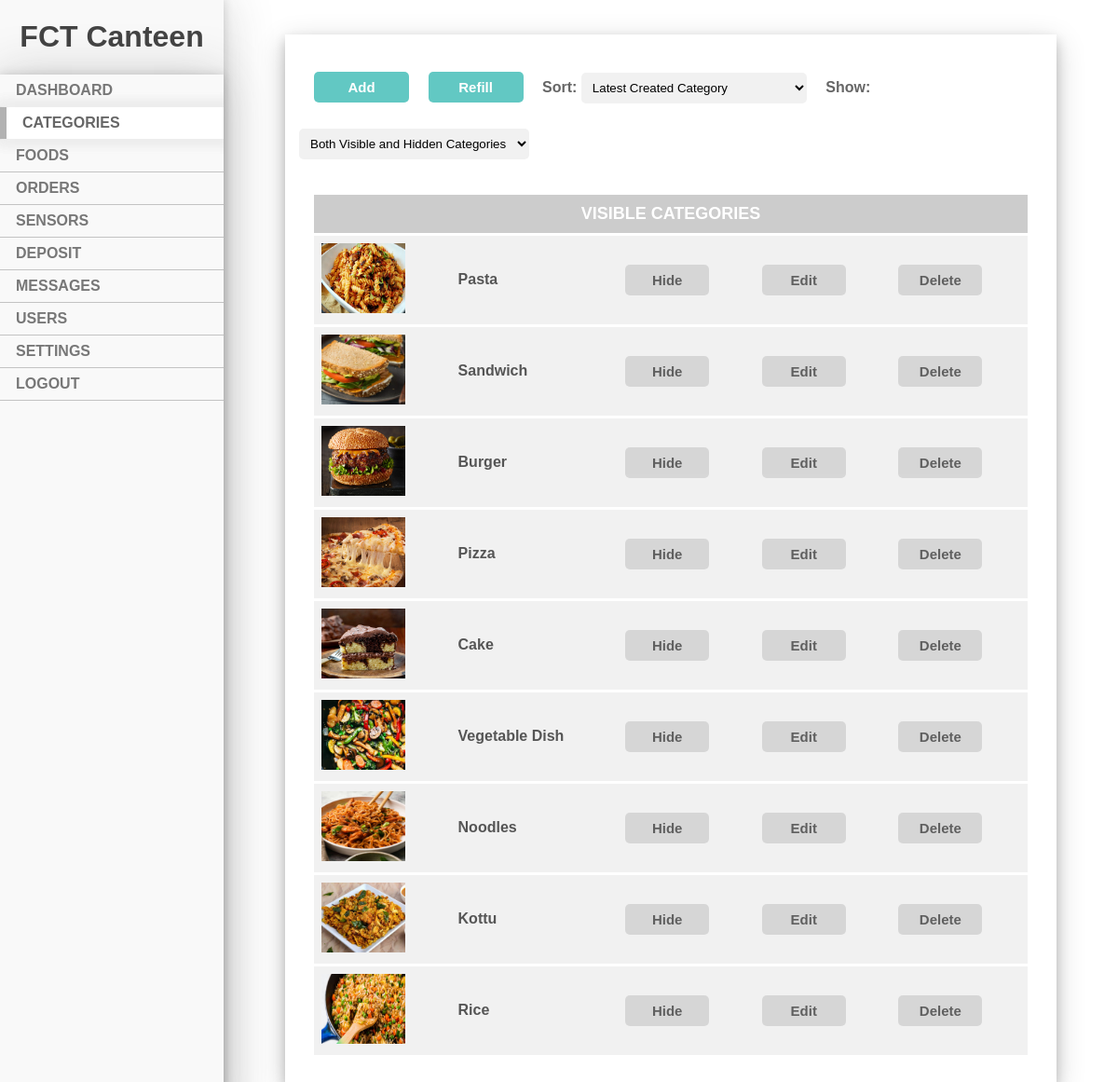
Screenshot of /admin/category/adCategory.php with the database file from the repository.
### tables this page shows
CREATE TABLE `category` (
  `cate_id` int(4) NOT NULL,
  `cate_name` varchar(60) NOT NULL,
  `cate_status` varchar(15) NOT NULL,
  `cate_pic` varchar(255) NOT NULL
);

### admin/category/adCategory.php (the view, shortened to what this page needs)
<?php
    require '../../config.php';
    $columnName = "cate_id";
    $order = "DESC";
    if (empty($_SESSION['commandCate'])) {
        $command = "latest";
    } else {
        $command = $_SESSION['commandCate'];
    }
    if (empty($_SESSION['commandShowCate'])) {
      $commandShow = "both";
    } else {
      $commandShow = $_SESSION['commandShowCate'];
    }
    if (($_SESSION['commandShowCate']) == 'onlyVisible') {
      if (empty($_SESSION['commandCate'])) {
        $cateResultVisible = "SELECT * FROM category WHERE cate_status='Visible' ORDER BY $columnName $order";
        $cateRowsVisible = $conn->query($cateResultVisible);
        $cateResultHidden = "SELECT * FROM category WHERE cate_status='Nothing' ORDER BY $columnName $order";
        $cateRowsHidden = $conn->query($cateResultHidden);
      } else {
        $cname = $_SESSION['columnNameCate'];
        $corder = $_SESSION['orderCate'];
        $cateResultVisible = "SELECT * FROM category WHERE cate_status='Visible' ORDER BY $cname $corder";
        $cateRowsVisible = $conn->query($cateResultVisible);
        $cateResultHidden = "SELECT * FROM category WHERE cate_status='Nothing' ORDER BY $cname $corder";
        $cateRowsHidden = $conn->query($cateResultHidden);
      }
    } else {
      if (empty($_SESSION['commandCate'])) {
          $cateResultVisible = "SELECT * FROM category WHERE cate_status='Visible' ORDER BY $columnName $order";
          $cateRowsVisible = $conn->query($cateResultVisible);
      }
    }
?>
<!DOCTYPE html>
<html>
  <head>
    <link rel="stylesheet" type="text/css" href="adCategory.css">
    <link rel="stylesheet" type="text/css" href="refill.css">
    <link rel="stylesheet" type="text/css" href="addCateMod.css">
    <link rel="stylesheet" type="text/css" href="delModel.css">
  </head>
  <body>
    <div class="mainSideNav">
      <h1 style="color: #444; font-family: 'Franklin Gothic Medium',
        'Arial Narrow', Arial, sans-serif; font-weight: bold; text-align: center;">FCT Canteen</h1>
      <ul class="sidenav">
        <li><a href="http://localhost/files/CanteenFCT/admin/dashboard/dashboard.php">DASHBOARD</a></li>
        <li><a class="current" href="http://localhost/files/CanteenFCT/admin/category/adCategory.php">CATEGORIES</a></li>
        <li><a href="http://localhost/files/CanteenFCT/admin/food/adFood.php">FOODS</a></li>
        <li><a href="http://localhost/files/CanteenFCT/admin/order/adOrder.php">ORDERS</a></li>
        <li><a href="http://localhost/files/CanteenFCT/admin/sensor/sensor.php">SENSORS</a></li>
        <li><a href="http://localhost/files/CanteenFCT/admin/deposit/adDeposit.php">DEPOSIT</a></li>
        <li><a href="#CONTACT">MESSAGES</a></li>
        <li><a href="http://localhost/files/CanteenFCT/admin/user/adUser.php">USERS</a></li>
        <li><a href="#CONTACT">SETTINGS</a></li>
        <li><a href="#CONTACT">LOGOUT</a></li>
      </ul>
    </div>
    <div class="content"><br><br>
      <div class="cateShowDiv">
        <br><br>
        <button onclick="document.getElementById('id02').style.display='block'" class="refillbtn">Add</button>
        <button onclick="document.getElementById('id01').style.display='block'" class="refillbtn">Refill</button>
        <span style="margin-left: 2%; color: #666;"><b>Sort: </b></span>
          <select id="cateSort" style="width:auto;" onchange="getValue(this.options[this.selectedIndex].value)">
            <option value="latest" <?php if ($command == "latest") {echo "selected";} ?>>Latest Created Category</option>
          </select>
          <span style="margin-left: 2%; color: #666;"><b>Show: </b></span>
          <select id="cateSort" style="width:auto;" onchange="getValueShow(this.options[this.selectedIndex].value)">
            <option value="both" <?php if ($commandShow == "both") {echo "selected";} ?>>Both Visible and Hidden Categories</option>
          </select>
          <br>
        <table class="cateItem">
        <?php
            if(mysqli_num_rows($cateRowsVisible)>0) {
        ?>
              <tr id = "Visible"><th style="border-top: none;" colspan="5">VISIBLE CATEGORIES</th></tr>
        <?php
            }
            while($cateRow = mysqli_fetch_assoc($cateRowsVisible)){
        ?>
            <tr id="<?=$cateRow["cate_id"]; ?>">
                <td><image src="categoryPic/<?php echo $cateRow["cate_pic"]; ?>" width="90px" height="75px"></td>
                <td><h4><?php echo $cateRow["cate_name"]; ?></h4></td>
                <td>
                    <form action="action.php" method="POST">
                        <button type="submit" class="hideCateButton" name="cateHide" value="<?=$cateRow["cate_id"]; ?>">Hide</button>
                    </form>
                </td>
                <td>
                    <form action="actionUpdate.php" method="POST">
                        <button type="submit" class="editCateButton" name="cateUpdate" value="<?=$cateRow["cate_id"]; ?>">Edit</button>
                    </form>
                </td>
                <td>
                    <form action="actionDelete.php" method="POST">
                        <button type="button" class="deleteCateButton" name="cateDeleteWarning" value="<?=$cateRow["cate_id"]; ?>" onclick="delCate(this.value)">Delete</button>
                    </form>
                </td>
            </tr>
        <?php
            }
        ?>
        </table>
      </div>
    </div><br><br>
  </body>
</html>

### admin/category/adCategory.css (style rules this page uses)
body { margin: 0; font-family: sans-serif; }
* { -webkit-transition: 0.2s; transition: 0.2s; }
html { scroll-behavior: smooth; }
.mainSideNav { margin: 0; padding: 0; width: 20%; background-color: #f9f9f9; position: fixed; height: 100%; overflow: auto; box-shadow: 0 0 10px 0 rgba(50, 50, 50, 0.2), 0 0 50px 0 rgba(50, 50, 50, 0.22); z-index: 1; }
ul.sidenav { list-style-type: none; margin: 0; padding: 0; width: 20%; background-color: #f9f9f9; position: fixed; height: 100%; overflow: auto; box-shadow: 0 0 10px 0 rgba(50, 50, 50, 0.2), 0 0 50px 0 rgba(50, 50, 50, 0.22); }
ul.sidenav li a { display: block; color: #777; padding: 8px 17px; font-weight: bold; text-decoration: none; }
ul.sidenav li { border-bottom: 1px solid rgba(0, 0, 0, 0.22); }
ul.sidenav li a.current { background-color: white; border-left: 7px solid rgba(0, 0, 0, 0.3);; color: #666; box-shadow: 5px 0 11px 7px #eee,5px 0 11px 7px #eee; }
div.content { margin-left: 20%; padding: 1px 66px; height: auto; }
.cateShowDiv { padding: 0 15px 11px 15px; box-shadow: 0 6px 12px 0 rgba(0, 0, 0, 0.2), 0 9px 30px 0 rgba(0, 0, 0, 0.19); }
table.cateItem { border-collapse: collapse; width: 96%; margin: 2%; }
select { width: 30%; padding: 8px; margin: 5px 0 22px 0; display: inline-block; border: none; background: #f1f1f1; border-radius: 5px; outline: none; transition-duration: 0.4s; }
.cateItem th { padding:10px; font-size: 18px; border-bottom: 3px solid white; background-color: #ccc; border-top: 17px solid white; color: white; }
.cateItem td { padding: 8px; text-align: left; border-top: 3px solid white; border-bottom: 3px solid white; color: #555; }
.cateItem tr { background-color: #f1f1f1 }
.deleteCateButton { position: relative; background-color: #ccc; border: none; border-radius: 5px; font-size: 15px; color: #222; font-weight: bold; padding: 8px; width: 90px; text-align: center; -webkit-transition-duration: 0.4s; transition-duration: 0.4s; text-decoration: none; overflow: hidden; cursor: pointer; opacity: 0.7; }
.editCateButton { position: relative; background-color: #ccc; border: none; border-radius: 5px; font-size: 15px; color: #222; font-weight: bold; padding: 8px; width: 90px; text-align: center; -webkit-transition-duration: 0.4s; transition-duration: 0.4s; text-decoration: none; overflow: hidden; cursor: pointer; opacity: 0.7; }
.hideCateButton { position: relative; background-color: #ccc; border: none; border-radius: 5px; font-size: 15px; color: #222; font-weight: bold; padding: 8px; width: 90px; text-align: center; -webkit-transition-duration: 0.4s; transition-duration: 0.4s; text-decoration: none; overflow: hidden; cursor: pointer; opacity: 0.7; }

### admin/category/refill.css (style rules this page uses)
* { box-sizing: border-box; -webkit-transition: 0.2s; transition: 0.2s; }
.refillbtn { position: relative; background-color: lightseagreen; border: none; border-radius: 5px; font-size: 15px; color: #FFFFFF; font-weight: bold; padding: 8px; width: 12.8%; text-align: center; -webkit-transition-duration: 0.4s; transition-duration: 0.4s; text-decoration: none; overflow: hidden; cursor: pointer; opacity: 0.7; margin-left: 2%; }

### admin/category/addCateMod.css (style rules this page uses)
* { box-sizing: border-box; -webkit-transition: 0.2s; transition: 0.2s; }

### rows the page displays
category: cate_pic (picture), cate_name "Pasta", $cateRow["cate_id"] 49 (drawn)
category: cate_pic (picture), cate_name "Sandwich", $cateRow["cate_id"] 10 (drawn)
category: cate_pic (picture), cate_name "Burger", $cateRow["cate_id"] 8 (drawn)
category: cate_pic (picture), cate_name "Pizza", $cateRow["cate_id"] 7 (drawn)
category: cate_pic (picture), cate_name "Cake", $cateRow["cate_id"] 6 (drawn)
category: cate_pic (picture), cate_name "Vegetable Dish", $cateRow["cate_id"] 5 (drawn)
category: cate_pic (picture), cate_name "Noodles", $cateRow["cate_id"] 3 (drawn)
category: cate_pic (picture), cate_name "Kottu", $cateRow["cate_id"] 2 (drawn)
category: cate_pic (picture), cate_name "Rice", $cateRow["cate_id"] 1 (drawn)
